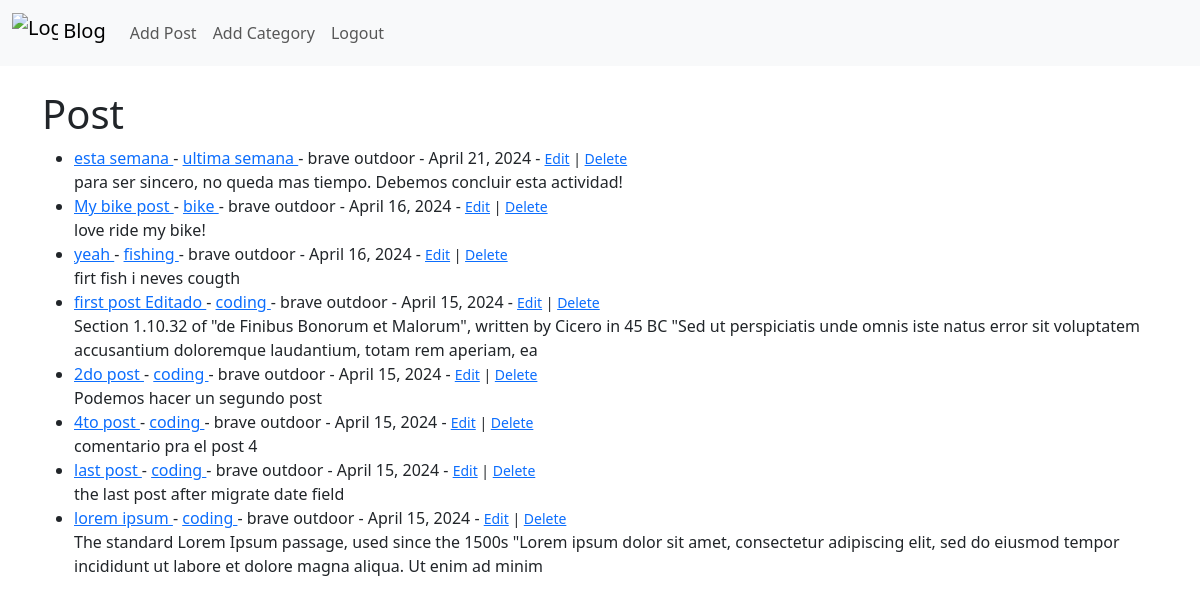
The app's page / (signed in) with its own data.
### myblog/models.py (models this page shows, shortened)
class Post(models.Model):
    title = models.CharField(max_length=255)
    title_tag = models.CharField(max_length=255)
    author = models.ForeignKey(User, on_delete=models.CASCADE)
    body = models.TextField()
    post_date = models.DateField(auto_now_add = True)
    category = models.CharField(max_length=255, default="coding")

### myblog/views.py (the view)
# urls.py: path('', HomeView.as_view(), name='home'),
class HomeView(ListView):
    model = Post
    template_name = 'home.html'
    ordering = ['-post_date']

### myblog/templates/home.html
{% extends 'base.html' %}
{% block content %}
<h1> Post </h1>
<ul>
{% for post in object_list %}
    <li><a href="{% url 'article_detail' post.pk %}">
        {{post.title}} </a> -
        <a href="{% url 'category' post.category|slugify %}"> {{post.category}} </a>
        - {{post.author.first_name}}
        {{post.author.last_name}}
        - {{post.post_date}}
        {% if user.is_authenticated %}
            - <small>
                <a href="{% url 'update_post' post.pk %}"> Edit</a> |
                <a href="{% url 'delete_post' post.pk %}"> Delete </a>
            </small>
        {% endif %}
    <br/>
    {{post.body|slice:":200"|safe}}</li>
{% endfor %}
</ul>
{% endblock %}

### records on screen
Post: title "esta semana", category "ultima semana", author.first_name "brave", author.last_name "outdoor", post_date "April 21, 2024", body "para ser sincero, no queda mas tiempo. Debemos concluir esta actividad!"
Post: title "My bike post", category "bike", author.first_name "brave", author.last_name "outdoor", post_date "April 16, 2024", body "love ride my bike!"
Post: title "yeah", category "fishing", author.first_name "brave", author.last_name "outdoor", post_date "April 16, 2024", body "firt fish i neves cougth"
Post: title "first post Editado", category "coding", author.first_name "brave", author.last_name "outdoor", post_date "April 15, 2024", body "Section 1.10.32 of \"de Finibus Bonorum et Malorum\", written by Cicero in 45 BC \"Sed ut perspiciatis unde omnis iste natus error sit voluptatem accusantium doloremque laudantium, totam rem aperiam, ea"
Post: title "2do post", category "coding", author.first_name "brave", author.last_name "outdoor", post_date "April 15, 2024", body "Podemos hacer un segundo post"
Post: title "4to post", category "coding", author.first_name "brave", author.last_name "outdoor", post_date "April 15, 2024", body "comentario pra el post 4"
Post: title "last post", category "coding", author.first_name "brave", author.last_name "outdoor", post_date "April 15, 2024", body "the last post after migrate date field"
Post: title "lorem ipsum", category "coding", author.first_name "brave", author.last_name "outdoor", post_date "April 15, 2024", body "The standard Lorem Ipsum passage, used since the 1500s \"Lorem ipsum dolor sit amet, consectetur adipiscing elit, sed do eiusmod tempor incididunt ut labore et dolore magna aliqua. Ut enim ad minim"
